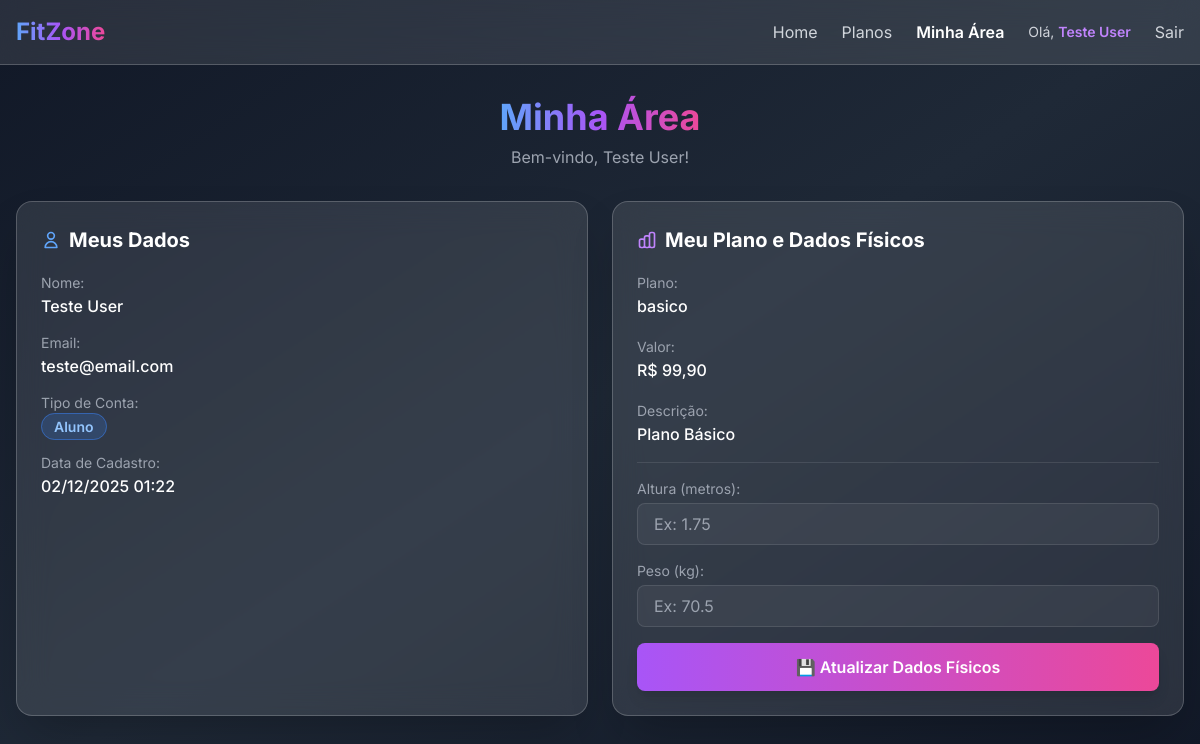
The app's page /app/area-cliente.php (signed in), older data.
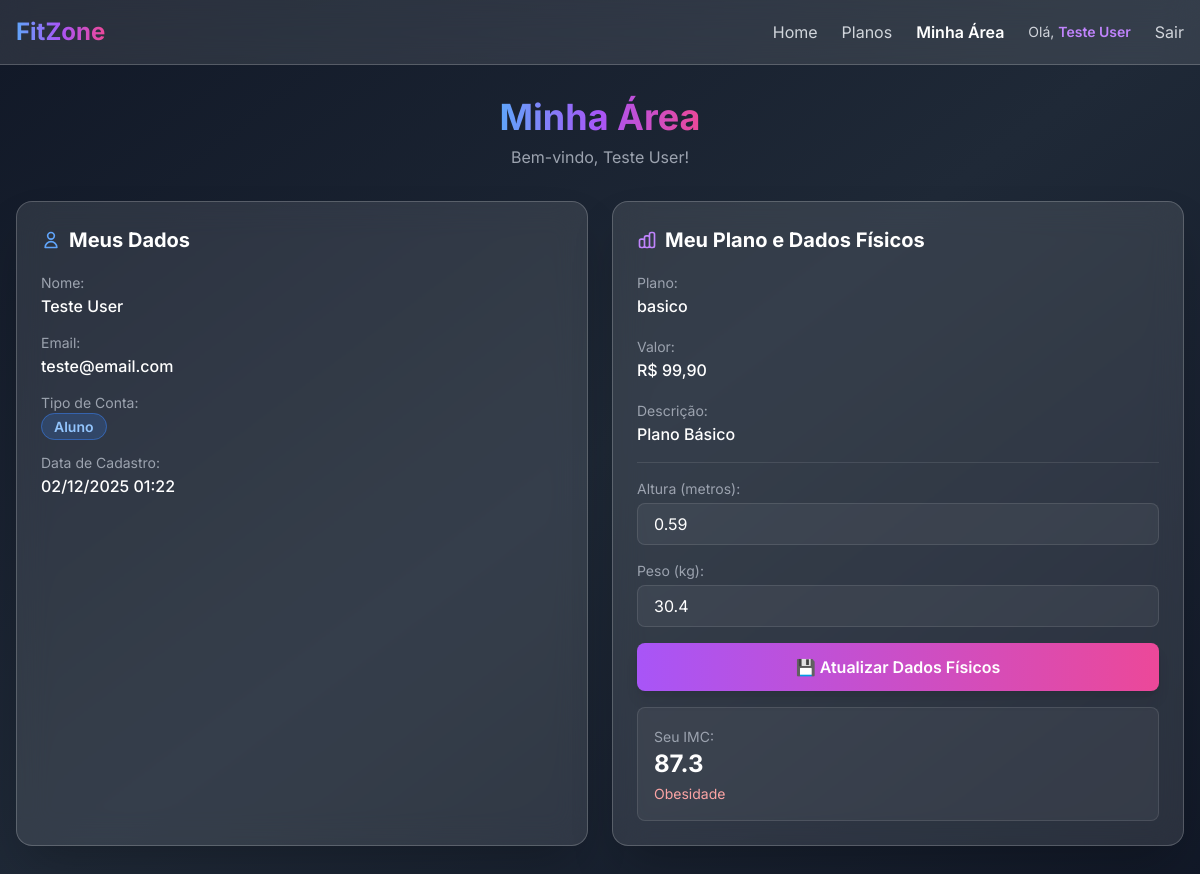
The same page, newer data.
### tables this page shows
CREATE TABLE alunos (
    id INTEGER PRIMARY KEY AUTOINCREMENT,
    nome TEXT NOT NULL,
    email TEXT NOT NULL UNIQUE,
    senha TEXT NOT NULL,
    altura REAL,
    peso REAL,
    plano_id INTEGER DEFAULT 1,
    personal_id INTEGER,
    created_at TEXT DEFAULT CURRENT_TIMESTAMP,
    FOREIGN KEY (plano_id) REFERENCES planos(id),
    FOREIGN KEY (personal_id) REFERENCES personais(id) ON DELETE SET NULL
);

CREATE TABLE planos (
    id INTEGER PRIMARY KEY AUTOINCREMENT,
    nome TEXT NOT NULL UNIQUE,
    preco REAL NOT NULL,
    descricao TEXT,
    beneficios TEXT,
    created_at TEXT DEFAULT CURRENT_TIMESTAMP
);

### app/db.php (called while the page is built, shortened)
<?php
class BancoDeDados {
    private $pdo;
    public function __construct() {
        $dbPath = __DIR__ . '/../data/fitzone.db';
        $dbDir = dirname($dbPath);
        $dbExists = file_exists($dbPath);
        $dsn = "sqlite:{$dbPath}";
        $this->pdo = new \PDO($dsn, null, null, [
            \PDO::ATTR_ERRMODE => \PDO::ERRMODE_EXCEPTION,
            \PDO::ATTR_DEFAULT_FETCH_MODE => \PDO::FETCH_ASSOC,
        ]);
    }
    public function buscarPorId($tabela, $id) {
        $stmt = $this->pdo->prepare("SELECT * FROM `{$tabela}` WHERE `id` = :id");
        $stmt->bindValue(':id', $id, \PDO::PARAM_INT);
        $stmt->execute();
        $res = $stmt->fetch();
        return $res ?: null;
    }
}

### app/area-cliente.php (the view, shortened to what this page needs)
<?php
require_once __DIR__ . '/db.php';
$db = new BancoDeDados();
$usuario_id = $_SESSION['usuario_id'];
$usuario_tipo = $_SESSION['usuario_tipo'];
$tabela = '';
switch ($usuario_tipo) {
    case 'aluno':
        $tabela = 'alunos';
        break;
}
if (!isset($usuarioAtual)) {
    $usuarioAtual = $db->buscarPorId($tabela, $usuario_id);
}
$paginaAtual = 'area-cliente';
?>
<!DOCTYPE html>
<html lang="pt-br">
<head>
    <script src="https://cdn.tailwindcss.com"></script>
</head>
<body class="bg-gradient-to-br from-gray-900 via-gray-800 to-gray-900 min-h-screen">
    <nav class="bg-white/10 backdrop-blur-lg border-b border-white/20 sticky top-0 z-50">
        <div class="container mx-auto px-4 py-4 max-w-7xl">
            <div class="flex items-center justify-between">
                <a href="index.php" class="text-2xl font-bold">
                    <span class="bg-gradient-to-r from-blue-400 via-purple-500 to-pink-500 bg-clip-text text-transparent">
                    </span>
                </a>
                <div class="flex items-center gap-6">
                    <a href="index.php"
                       class="text-gray-300 hover:text-white transition-colors">
                        Home
                    </a>
                    <a href="planos.php"
                       class="text-gray-300 hover:text-white transition-colors">
                        Planos
                    </a>
                    <?php if (isset($_SESSION['usuario_id'])): ?>
                    <a href="area-cliente.php"
                       class="text-gray-300 hover:text-white transition-colors <?= $paginaAtual === 'area-cliente' ? 'text-white font-semibold' : '' ?>">
                        Minha Área
                    </a>
                    <span class="text-gray-300 text-sm">
                        Olá, <span class="text-purple-400 font-semibold"><?= htmlspecialchars($_SESSION['usuario_nome']) ?></span>
                    </span>
                    <a href="logout.php"
                       class="text-gray-300 hover:text-white transition-colors">
                        Sair
                    </a>
                    <?php endif; ?>
                </div>
            </div>
        </div>
    </nav>
    <div class="container mx-auto px-4 py-8 max-w-7xl">
        <div class="text-center mb-8">
            <h1 class="text-4xl font-bold text-white mb-2">
                <span class="bg-gradient-to-r from-blue-400 via-purple-500 to-pink-500 bg-clip-text text-transparent">
                </span>
            </h1>
            <p class="text-gray-400">Bem-vindo, <?= htmlspecialchars($usuarioAtual['nome']) ?>!</p>
        </div>
        <div class="grid md:grid-cols-2 gap-6 mb-8">
            <div class="bg-white/10 backdrop-blur-lg rounded-2xl shadow-2xl p-6 border border-white/20">
                <h2 class="text-xl font-bold text-white mb-4 flex items-center gap-2">
                    <svg class="w-5 h-5 text-blue-400" fill="none" stroke="currentColor" viewBox="0 0 24 24">
                        <path stroke-linecap="round" stroke-linejoin="round" stroke-width="2" d="M16 7a4 4 0 11-8 0 4 4 0 018 0zM12 14a7 7 0 00-7 7h14a7 7 0 00-7-7z"></path>
                    </svg>
                    Meus Dados
                </h2>
                <div class="space-y-3">
                    <div>
                        <span class="text-gray-400 text-sm">Nome:</span>
                        <p class="text-white font-medium"><?= htmlspecialchars($usuarioAtual['nome']) ?></p>
                    </div>
                    <div>
                        <span class="text-gray-400 text-sm">Email:</span>
                        <p class="text-white font-medium"><?= htmlspecialchars($usuarioAtual['email']) ?></p>
                    </div>
                    <div>
                        <span class="text-gray-400 text-sm">Tipo de Conta:</span>
                        <p class="text-white font-medium">
                            <?php
                            $badgeColors = [
                                'aluno' => 'bg-blue-500/20 text-blue-300 border-blue-500/50',
                                'personal' => 'bg-purple-500/20 text-purple-300 border-purple-500/50',
                                'admin' => 'bg-red-500/20 text-red-300 border-red-500/50'
                            ];
                            $color = $badgeColors[$usuario_tipo] ?? 'bg-gray-500/20 text-gray-300 border-gray-500/50';
                            ?>
                            <span class="px-3 py-1 rounded-full text-sm font-semibold border <?= $color ?>">
                                <?= ucfirst(htmlspecialchars($usuario_tipo)) ?>
                            </span>
                        </p>
                    </div>
                    <div>
                        <span class="text-gray-400 text-sm">Data de Cadastro:</span>
                        <p class="text-white font-medium"><?= date('d/m/Y H:i', strtotime($usuarioAtual['created_at'])) ?></p>
                    </div>
                </div>
            </div>
            <?php if ($usuario_tipo === 'aluno'): ?>
            <?php
            $plano = null;
            if (isset($usuarioAtual['plano_id']) && $usuarioAtual['plano_id']) {
                $plano = $db->buscarPorId('planos', $usuarioAtual['plano_id']);
            }
            ?>
            <div class="bg-white/10 backdrop-blur-lg rounded-2xl shadow-2xl p-6 border border-white/20">
                <h2 class="text-xl font-bold text-white mb-4 flex items-center gap-2">
                    Meu Plano e Dados Físicos
                </h2>
                <div class="space-y-4">
                    <div>
                        <span class="text-gray-400 text-sm">Plano:</span>
                        <p class="text-white font-medium"><?= $plano ? htmlspecialchars($plano['nome']) : 'Não definido' ?></p>
                    </div>
                    <?php if ($plano): ?>
                    <div>
                        <span class="text-gray-400 text-sm">Valor:</span>
                        <p class="text-white font-medium">R$ <?= number_format($plano['preco'], 2, ',', '.') ?></p>
                    </div>
                    <div>
                        <span class="text-gray-400 text-sm">Descrição:</span>
                        <p class="text-white font-medium"><?= htmlspecialchars($plano['descricao'] ?? '') ?></p>
                    </div>
                    <?php endif; ?>
                    <hr class="border-white/10 my-4">
                    <form method="POST" class="space-y-4">
                        <div>
                            <label class="text-gray-400 text-sm block mb-1">Altura (metros):</label>
                            <input type="number"
                                   name="altura"
                                   step="0.01"
                                   min="0.5"
                                   max="2.5"
                                   value="<?= isset($usuarioAtual['altura']) ? htmlspecialchars($usuarioAtual['altura']) : '' ?>"
                                   class="w-full bg-white/5 border border-white/10 rounded-lg px-4 py-2 text-white focus:outline-none focus:border-purple-500"
                                   placeholder="Ex: 1.75"
                                   required>
                        </div>
                        <div>
                            <label class="text-gray-400 text-sm block mb-1">Peso (kg):</label>
                            <input type="number"
                                   name="peso"
                                   step="0.1"
                                   min="30"
                                   max="300"
                                   value="<?= isset($usuarioAtual['peso']) ? htmlspecialchars($usuarioAtual['peso']) : '' ?>"
                                   class="w-full bg-white/5 border border-white/10 rounded-lg px-4 py-2 text-white focus:outline-none focus:border-purple-500"
                                   placeholder="Ex: 70.5"
                                   required>
                        </div>
                        <button type="submit"
                                name="atualizar_dados"
                                class="w-full bg-gradient-to-r from-purple-500 to-pink-500 hover:from-purple-600 hover:to-pink-600 text-white font-semibold px-6 py-3 rounded-lg transition-all duration-200 transform hover:scale-105 shadow-lg">
                            💾 Atualizar Dados Físicos
                        </button>
                    </form>
                    <?php if (isset($usuarioAtual['altura']) && isset($usuarioAtual['peso']) && $usuarioAtual['altura'] && $usuarioAtual['peso']): ?>
                    <?php
                    $imc = $usuarioAtual['peso'] / ($usuarioAtual['altura'] * $usuarioAtual['altura']);
                    $classificacao = '';
                    $cor = '';
                    if ($imc < 18.5) {
                        $classificacao = 'Abaixo do peso';
                        $cor = 'text-yellow-300';
                    } elseif ($imc < 25) {
                        $classificacao = 'Peso normal';
                        $cor = 'text-green-300';
                    } elseif ($imc < 30) {
                        $classificacao = 'Sobrepeso';
                        $cor = 'text-orange-300';
                    } else {
                        $classificacao = 'Obesidade';
                        $cor = 'text-red-300';
                    }
                    ?>
                    <div class="mt-4 p-4 bg-white/5 rounded-lg border border-white/10">
                        <span class="text-gray-400 text-sm">Seu IMC:</span>
                        <p class="text-white font-bold text-2xl"><?= number_format($imc, 1) ?></p>
                        <p class="<?= $cor ?> text-sm mt-1"><?= $classificacao ?></p>
                    </div>
                    <?php endif; ?>
                </div>
            </div>
            <?php endif; ?>
        </div>
    </div>
</body>
</html>

### app/area-cliente.php (style rules this page uses)
body { font-family: 'Inter', sans-serif; }

Row changes from the older to the newer data that the page shows:
changed alunos "Teste User": altura (not shown) → "0.59"; peso (not shown) → "30.4"; imc (not shown) → "87.3"; classificacao (not shown) → "Obesidade"
Text that changed along with them:
text now shown: "Seu IMC:"
